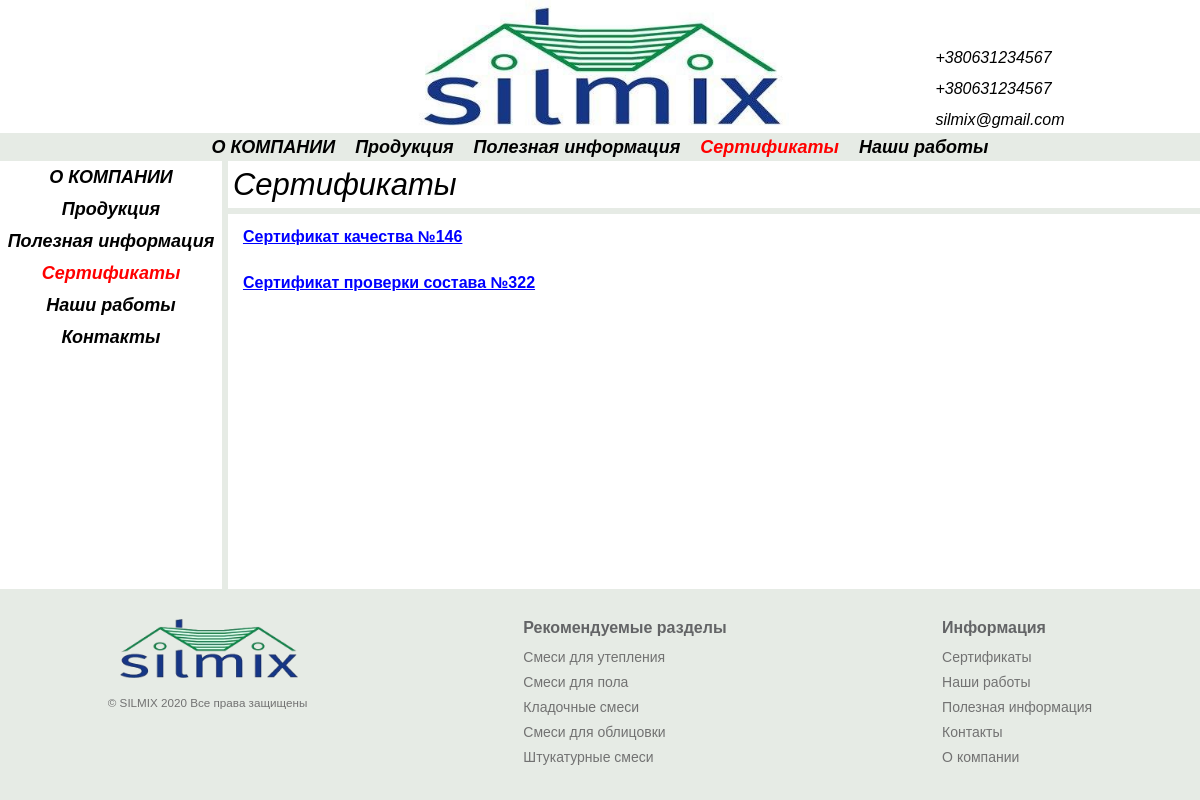
Screenshot of /sertifikaty/ with the database file from the repository.
### pages/models.py (models this page shows, shortened)
class Page(models.Model):
    page = models.CharField("Страница", max_length=30, primary_key=True)
    title = models.CharField(
        "СЕО  Заголовок", max_length=165, null=True, blank=True)
    readableTitle = models.CharField(
        "Заголовок на странице", max_length=165, null=True, blank=True)
    description = models.TextField(
        "СЕО Описание(скрытое)", blank=True, null=True)
    keywords = models.TextField(
        "СЕО Ключевые слова", blank=True, null=True)
    body = RichTextField(
        "Текст на странице", blank=True, null=True)
    def keywordsLength(self):
        if self.keywords == None or len(self.keywords.split(',')) <= 1:
            return "Нет ключевых фраз"
        return f"Количество ключевых фраз - «{len(self.keywords.split(','))}»"
    keywordsLength.short_description = 'Ключевые фразы SEO'
    def descriptionLength(self):
        if self.description == None or len(self.description.split(' ')) <= 1:
            return "SEO описание отсутствует"
        return f"Количество слов в SEO описании - «{len(self.description.split(' '))}»"
    descriptionLength.short_description = 'SEO описание'
    class Meta:
        verbose_name_plural = 'Страницы и СЕО'
        verbose_name = 'Страницу СЕО'

class InPageFiles(models.Model):
    page = models.ForeignKey(
        "Page", verbose_name='Страница', on_delete=models.CASCADE,
        null=True
    )
    fileName = models.CharField('Название', max_length=50)
    file = models.FileField('Файл', blank=True, null=True)
    class Meta:
        verbose_name_plural = 'Файлы страницы'
        verbose_name = 'Файл'

### pages/views.py (the view)
# urls.py: path('sertifikaty/', sertificates, name='sertificates'),
def sertificates(request):
    content = Page.objects.get(page='sertifikaty')
    return render(
        request, 'frontend/sertificates.html',
        {
            'content': content,
            'sertificates': True,
        }
    )

### frontend/templates/frontend/sertificates.html (shortened to what this page needs)
{% extends 'frontend/base.html' %}
{% load static %}
{% block meta %}
<link rel="stylesheet" href="{% static 'frontend/css/base.css' %}">
<link rel="stylesheet" href="{% static 'frontend/css/sertificates.css' %}">
{% endblock meta %}
{% block content %}
<div class="title">
    <h1>{{ content.readableTitle }}</h1>
</div>
{% for sertificat in content.inpagefiles_set.all %}
<a class='sertificate-name' target='_blank' href='/media/{{ sertificat.file }}'>{{ sertificat.fileName }}</a>
{% endfor %}
{% endblock content %}

### frontend/static/frontend/css/base.css (style rules this page uses)
* { padding: 0; margin: 0; border: 0; }
*, *:before, *:after { -moz-box-sizing: border-box; -webkit-box-sizing: border-box; box-sizing: border-box; }
html, body { height: 100%; width: 100%; font-size: 100%; line-height: 1; font-size: 14px; -ms-text-size-adjust: 100%; -moz-text-size-adjust: 100%; -webkit-text-size-adjust: 100%; }
a, a:visited { text-decoration: none; }
h1, h2, h3, h4, h5, h6 { font-size: inherit; font-weight: 400; }
html { overflow-y: scroll; scroll-behavior: smooth; }
body { background: #e6ebe5; font-family: Arial, Helvetica, sans-serif; }
.title { display: block; font-size: 18px; font-style: italic; padding: 8px 0 8px 5px; border-bottom: 6px solid #e6ebe5; }
.title h1 { font-size: 31px; font-weight: 100; }

### frontend/static/frontend/css/sertificates.css (style rules this page uses)
.sertificate-name { font-size: 16px; font-weight: bold; text-decoration: underline; color: #0000FF; transition: all 0.1s linear; padding: 15px; }

### rows the page displays
Page: readableTitle "Сертификаты"
InPageFiles: fileName "Сертификат качества №146"
InPageFiles: fileName "Сертификат проверки состава №322"
